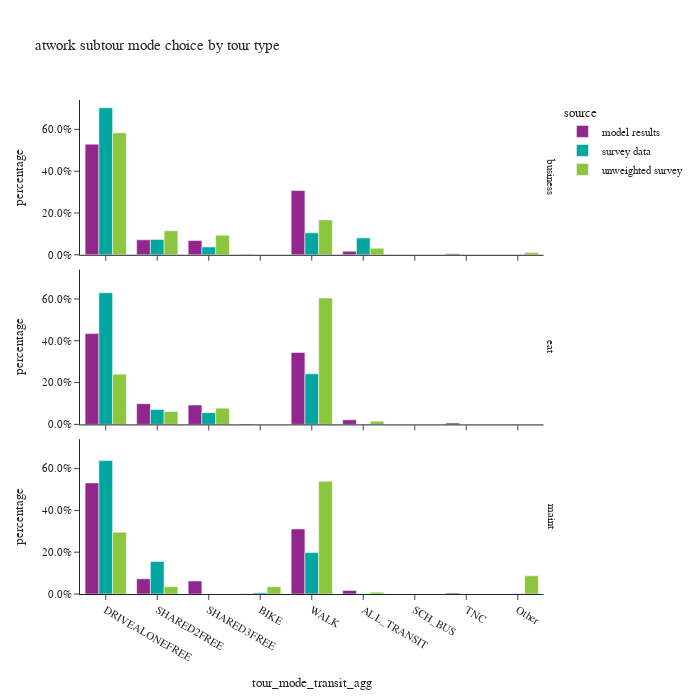

Notebook source saved alongside this figure:
### Code cell
df_plot = atwork_subtour.groupby(['source','tour_type','tour_mode_transit_agg'])['tour_weight'].sum().reset_index()
df_plot['percentage'] = df_plot.groupby(['source','tour_type'], group_keys=False)['tour_weight']. \
    apply(lambda x: x / float(x.sum()))

fig = px.bar(df_plot,
             x="tour_mode_transit_agg", y="percentage", color="source",barmode="group",
             facet_row='tour_type',
             category_orders={"tour_mode_transit_agg": tour_mode_ordered},
             title="atwork subtour mode choice by tour type")
fig.for_each_annotation(lambda a: a.update(text = a.text.split("=")[-1]))
fig.for_each_yaxis(lambda a: a.update(tickformat = ".1%"))
fig.update_layout(height=700, width=700)
fig.show()

### Figure 1 — Plotly figure (JSON) as saved in the notebook; plotly's stock layout.template omitted (floating-point values rounded to 4 significant figures)
{"data": [{"alignmentgroup": "True", "hovertemplate": "source=model results<br>tour_type=business<br>tour_mode_transit_agg=%{x}<br>percentage=%{y}<extra></extra>", "legendgroup": "model results", "marker": {"color": "#91268F", "pattern": {"shape": ""}}, "name": "model results", "offsetgroup": "model results", "orientation": "v", "showlegend": true, "textposition": "auto", "type": "bar", "x": ["ALL_TRANSIT", "BIKE", "DRIVEALONEFREE", "SHARED2FREE", "SHARED3FREE", "TNC", "WALK"], "xaxis": "x3", "y": [0.01717, 0.001255, 0.5291, 0.07162, 0.06804, 0.005544, 0.3073], "yaxis": "y3"}, {"alignmentgroup": "True", "hovertemplate": "source=model results<br>tour_type=eat<br>tour_mode_transit_agg=%{x}<br>percentage=%{y}<extra></extra>", "legendgroup": "model results", "marker": {"color": "#91268F", "pattern": {"shape": ""}}, "name": "model results", "offsetgroup": "model results", "orientation": "v", "showlegend": false, "textposition": "auto", "type": "bar", "x": ["ALL_TRANSIT", "BIKE", "DRIVEALONEFREE", "SHARED2FREE", "SHARED3FREE", "TNC", "WALK"], "xaxis": "x2", "y": [0.02188, 0.00177, 0.4342, 0.0992, 0.09239, 0.006339, 0.3442], "yaxis": "y2"}, {"alignmentgroup": "True", "hovertemplate": "source=model results<br>tour_type=maint<br>tour_mode_transit_agg=%{x}<br>percentage=%{y}<extra></extra>", "legendgroup": "model results", "marker": {"color": "#91268F", "pattern": {"shape": ""}}, "name": "model results", "offsetgroup": "model results", "orientation": "v", "showlegend": false, "textposition": "auto", "type": "bar", "x": ["ALL_TRANSIT", "BIKE", "DRIVEALONEFREE", "SHARED2FREE", "SHARED3FREE", "TNC", "WALK"], "xaxis": "x", "y": [0.01704, 0.0009807, 0.5314, 0.07249, 0.06263, 0.004188, 0.3112], "yaxis": "y"}, {"alignmentgroup": "True", "hovertemplate": "source=survey data<br>tour_type=business<br>tour_mode_transit_agg=%{x}<br>percentage=%{y}<extra></extra>", "legendgroup": "survey data", "marker": {"color": "#00A7A0", "pattern": {"shape": ""}}, "name": "survey data", "offsetgroup": "survey data", "orientation": "v", "showlegend": true, "textposition": "auto", "type": "bar", "x": ["ALL_TRANSIT", "DRIVEALONEFREE", "Other", "SHARED2FREE", "SHARED3FREE", "WALK"], "xaxis": "x3", "y": [0.08073, 0.7035, 0.0, 0.07343, 0.03745, 0.1049], "yaxis": "y3"}, {"alignmentgroup": "True", "hovertemplate": "source=survey data<br>tour_type=eat<br>tour_mode_transit_agg=%{x}<br>percentage=%{y}<extra></extra>", "legendgroup": "survey data", "marker": {"color": "#00A7A0", "pattern": {"shape": ""}}, "name": "survey data", "offsetgroup": "survey data", "orientation": "v", "showlegend": false, "textposition": "auto", "type": "bar", "x": ["ALL_TRANSIT", "DRIVEALONEFREE", "SHARED2FREE", "SHARED3FREE", "WALK"], "xaxis": "x2", "y": [0.001026, 0.6298, 0.07094, 0.05618, 0.242], "yaxis": "y2"}, {"alignmentgroup": "True", "hovertemplate": "source=survey data<br>tour_type=maint<br>tour_mode_transit_agg=%{x}<br>percentage=%{y}<extra></extra>", "legendgroup": "survey data", "marker": {"color": "#00A7A0", "pattern": {"shape": ""}}, "name": "survey data", "offsetgroup": "survey data", "orientation": "v", "showlegend": false, "textposition": "auto", "type": "bar", "x": ["ALL_TRANSIT", "BIKE", "DRIVEALONEFREE", "Other", "SHARED2FREE", "WALK"], "xaxis": "x", "y": [0.001101, 0.005732, 0.6384, 0.00121, 0.1555, 0.198], "yaxis": "y"}, {"alignmentgroup": "True", "hovertemplate": "source=unweighted survey<br>tour_type=business<br>tour_mode_transit_agg=%{x}<br>percentage=%{y}<extra></extra>", "legendgroup": "unweighted survey", "marker": {"color": "#8CC63E", "pattern": {"shape": ""}}, "name": "unweighted survey", "offsetgroup": "unweighted survey", "orientation": "v", "showlegend": true, "textposition": "auto", "type": "bar", "x": ["ALL_TRANSIT", "DRIVEALONEFREE", "Other", "SHARED2FREE", "SHARED3FREE", "WALK"], "xaxis": "x3", "y": [0.03125, 0.5833, 0.01042, 0.1146, 0.09375, 0.1667], "yaxis": "y3"}, {"alignmentgroup": "True", "hovertemplate": "source=unweighted survey<br>tour_type=eat<br>tour_mode_transit_agg=%{x}<br>percentage=%{y}<extra></extra>", "legendgroup": "unweighted survey", "marker": {"color": "#8CC63E", "pattern": {"shape": ""}}, "name": "unweighted survey", "offsetgroup": "unweighted survey", "orientation": "v", "showlegend": false, "textposition": "auto", "type": "bar", "x": ["ALL_TRANSIT", "DRIVEALONEFREE", "SHARED2FREE", "SHARED3FREE", "WALK"], "xaxis": "x2", "y": [0.0155, 0.2403, 0.06202, 0.07752, 0.6047], "yaxis": "y2"}, {"alignmentgroup": "True", "hovertemplate": "source=unweighted survey<br>tour_type=maint<br>tour_mode_transit_agg=%{x}<br>percentage=%{y}<extra></extra>", "legendgroup": "unweighted survey", "marker": {"color": "#8CC63E", "pattern": {"shape": ""}}, "name": "unweighted survey", "offsetgroup": "unweighted survey", "orientation": "v", "showlegend": false, "textposition": "auto", "type": "bar", "x": ["ALL_TRANSIT", "BIKE", "DRIVEALONEFREE", "Other", "SHARED2FREE", "WALK"], "xaxis": "x", "y": [0.008696, 0.03478, 0.2957, 0.08696, 0.03478, 0.5391], "yaxis": "y"}], "layout": {"annotations": [{"font": {}, "showarrow": false, "text": "maint", "textangle": 90, "x": 0.98, "xanchor": "left", "xref": "paper", "y": 0.1567, "yanchor": "middle", "yref": "paper"}, {"font": {}, "showarrow": false, "text": "eat", "textangle": 90, "x": 0.98, "xanchor": "left", "xref": "paper", "y": 0.5, "yanchor": "middle", "yref": "paper"}, {"font": {}, "showarrow": false, "text": "business", "textangle": 90, "x": 0.98, "xanchor": "left", "xref": "paper", "y": 0.8433, "yanchor": "middle", "yref": "paper"}], "barmode": "group", "height": 700, "legend": {"title": {"text": "source"}, "tracegroupgap": 0}, "title": {"text": "atwork subtour mode choice by tour type"}, "width": 700, "xaxis": {"anchor": "y", "categoryarray": ["DRIVEALONEFREE", "SHARED2FREE", "SHARED3FREE", "BIKE", "WALK", "ALL_TRANSIT", "SCH_BUS", "TNC", "Other"], "categoryorder": "array", "domain": [0.0, 0.98], "title": {"text": "tour_mode_transit_agg"}}, "xaxis2": {"anchor": "y2", "domain": [0.0, 0.98], "matches": "x", "showticklabels": false}, "xaxis3": {"anchor": "y3", "domain": [0.0, 0.98], "matches": "x", "showticklabels": false}, "yaxis": {"anchor": "x", "domain": [0.0, 0.3133], "tickformat": ".1%", "title": {"text": "percentage"}}, "yaxis2": {"anchor": "x2", "domain": [0.3433, 0.6567], "matches": "y", "tickformat": ".1%", "title": {"text": "percentage"}}, "yaxis3": {"anchor": "x3", "domain": [0.6867, 1.0], "matches": "y", "tickformat": ".1%", "title": {"text": "percentage"}}}}
